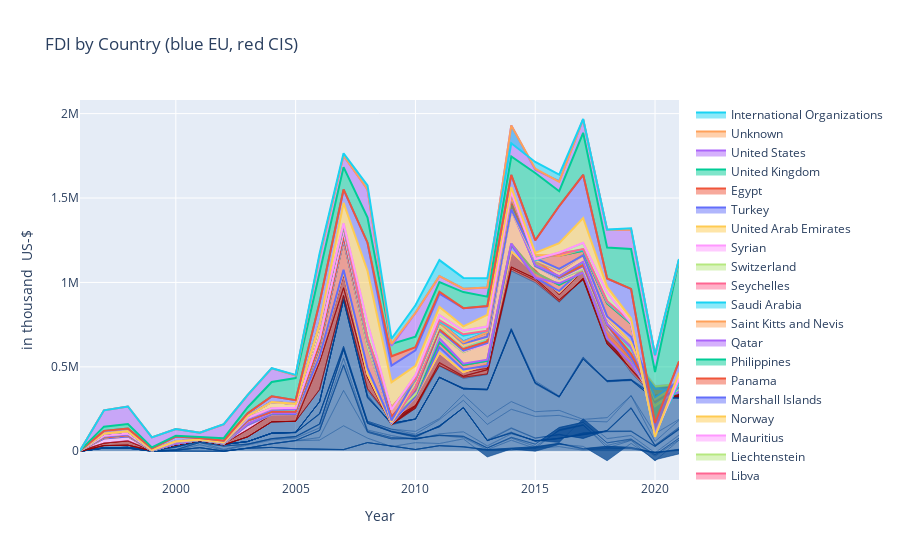

The code cell stored with this chart in its notebook:
### Code cell
fig2 = go.Figure()
colorlist1 = list(range(28))
for CountryNo, CountryName in enumerate(fig2list):
    if CountryNo < 28: #EU Countries
        fig2.add_trace(go.Scatter(
            x = df_FDICountry2['index'], 
            y = df_FDICountry2[CountryName],
            name = CountryName,
            mode = 'lines',
            #marker_color='blue',
            #marker_color='Denim Blue',
            #line=dict(width=0.5, color='#004494'),
            line=dict(width=0.5, color="#{}{}{}".format('00', '44', str(int(CountryNo/8)+90))),
            #line=dict(width=0.5,cmin=0,cmax=27, color=colorlist1, colorscale="Viridis"),
            stackgroup= 'one',
            ))

    elif CountryNo < 38:  #CIS Countries
        fig2.add_trace(go.Scatter(
            x = df_FDICountry2['index'], 
            y = df_FDICountry2[CountryName],
            name = CountryName,
            mode = 'lines',
            stackgroup= 'one',
            #marker_color='LightCoral'
            #line=dict(width=0.5, color='#CD0000')
            line=dict(width=0.5, color="#{}{}{}".format(str(int(CountryNo/4)+90), '00','00')),
            ))
    else:
        fig2.add_trace(go.Scatter(
            x = df_FDICountry2['index'], 
            y = df_FDICountry2[CountryName],
            name = CountryName,
            mode = 'lines',
            stackgroup= 'one'
            ))
fig2.update_layout(title = "FDI by Country (blue EU, red CIS)", xaxis_title = "Year", yaxis_title= "in thousand  US-$")
fig2.show()
